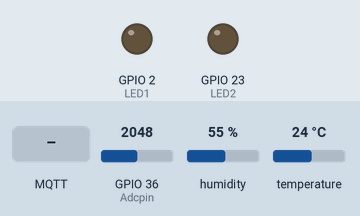
Bench run of a program on a simulated ESP32. Parts: output pins drawn as LEDs (lit = HIGH). Inputs (shaded band) come from the test bench; at power-on: GPIO 36 (Adcpin) = 2048, humidity 55 %, temperature 24 °C. WiFi joins after 1.5 s; servers stay silent unless stated; no MQTT or app messages arrive unless stated; what the program prints to the serial monitor is not drawn.

Above: at 3.2 s.
3.3 s: MQTT message "ON" arrives on the first subscribed topic
At 3.6 s:
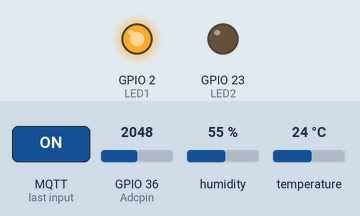
4.8 s: MQTT message "5" arrives on the second subscribed topic
At 6.0 s:
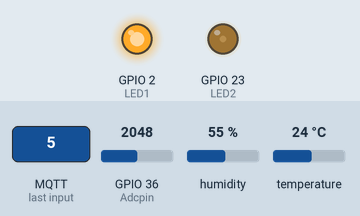
6.3 s: MQTT message "OFF" arrives on the first subscribed topic
At 7.2 s:
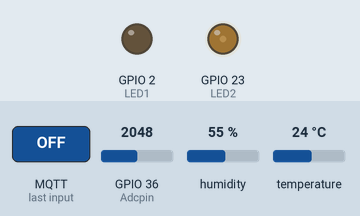
7.8 s: MQTT message "90" arrives on the second subscribed topic
At 8.3 s:
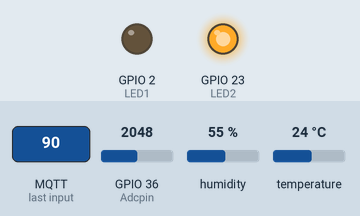
9.3 s: MQTT message "ON" arrives on the first subscribed topic
At 10.6 s:
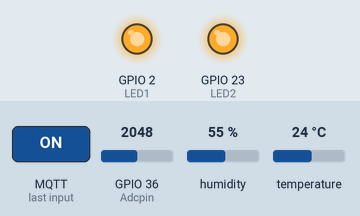
Timing chart, 0 to 11.8 s (numbered marks = the images above; inputs shaded):
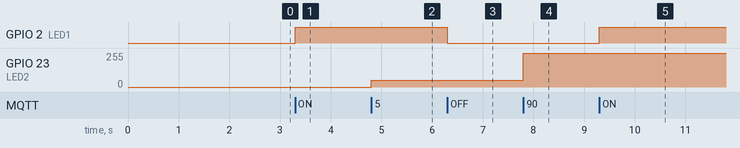

The program:

main.cpp
```cpp
#include <WiFi.h>
#include <PubSubClient.h>
#include "DHT.h"

#define DHTTYPE DHT11
#define DHTPin 22

DHT dht(DHTPin, DHTTYPE);

const char* ssid = "wifissid";
const char* password = "password";
const char* mqttServer = "ip";
const int mqttPort = 1883;
const char* mqttUser = "";
const char* mqttPassword = "";

int Value;
uint16_t val=0;
#define Adcpin 36
#define LED1 2
#define LED2 23

unsigned long previous =0;
WiFiClient espClient;
PubSubClient client(espClient);

void callback(String topic, byte* payload, unsigned int length) {
  Serial.println();
  Serial.print("Message received on topic: ");
  Serial.println(topic);
  Serial.println("Message: ");
  String msg;

  if (topic == "LED1"){
    for (int i = 0; i < length; i++) {
      msg += (char)payload[i];
    }
    Serial.println(msg);
    Serial.print("LED status: ");
    if (msg == "ON"){
      digitalWrite(LED1, HIGH);
      Serial.println("ON");
    }
    else if (msg == "OFF"){
      digitalWrite(LED1, LOW);
      Serial.println("OFF");
    }
  }
  if (topic == "pwm"){
    for (int i = 0; i < length; i++) {
      msg += (char)payload[i];
    }
    Serial.println(msg);
    Serial.print("LED2 status: ");
   /* if (msg == "ON"){
      digitalWrite(LED2, HIGH);
      Serial.println("ON");
    }
    else if (msg == "OFF"){
      digitalWrite(LED2, LOW);
      Serial.println("OFF");

    }*/
    val = msg.toInt();
    uint16_t pwmValue = map(val,0,100,0,1023);
    analogWrite(LED2,pwmValue);
    Serial.print("PWM Value: ");
  }
  Serial.println();
  delay(10);
}


void setup() {
  Serial.begin(115200);
  dht.begin();
  WiFi.begin(ssid, password);

  while (WiFi.status() != WL_CONNECTED)
  {
    delay(1000);
    Serial.println("Connecting to WiFi...");
  }
  Serial.println("Connected to WiFi");

  client.setServer(mqttServer, mqttPort);
  client.setCallback(callback);

  while (!client.connected()) {
    Serial.println("Connecting to MQTT...");

    if (client.connect("userid")) {
      Serial.println("Connected to MQTT");
      client.subscribe("LED1");            //SUBSCRIBE TOPIC
      client.subscribe("pwm");
    } else {
      Serial.print("Failed with state ");
      Serial.print(client.state());
      delay(2000);
    }
  }

  pinMode(LED1, OUTPUT);
  pinMode(LED2, OUTPUT);
  pinMode(Adcpin, INPUT);
}

void loop()
{
  int ADC = analogRead(Adcpin);
  Value = map(ADC,0,4095,0,100);
  Serial.println(Value);
  char payload[10];
  snprintf(payload, sizeof(payload), "%d", Value);
  client.publish("adc", payload);
  //client.loop();
  Serial.println();
  unsigned long current = millis();
  if(current - previous >5000){
    previous = current;
    float temperature= dht.readTemperature();
    float humidity= dht.readHumidity();

    if(isnan(temperature) || isnan(humidity)){
      Serial.println("Error");
      return;
    }

    client.publish("temperature", String(temperature).c_str());
    client.publish("humidity", String(humidity).c_str());

    Serial.print(" Humidity: ");
    Serial.print(humidity);
    Serial.println("%");

    Serial.print("Temperature: ");
    Serial.print(temperature);
    Serial.println("°C");
  }
  client.loop();

}
```

Measured:
- after the input at 3.3 s, GPIO 2 (LED1): LOW → HIGH at once
- after the input at 4.8 s, GPIO 23 (LED2): 0/255 → 51/255 at once
- after the input at 6.3 s, GPIO 2 (LED1): HIGH → LOW at once
- after the input at 7.8 s, GPIO 23 (LED2): 51/255 → 255/255 at once
- after the input at 9.3 s, GPIO 2 (LED1): LOW → HIGH at once
